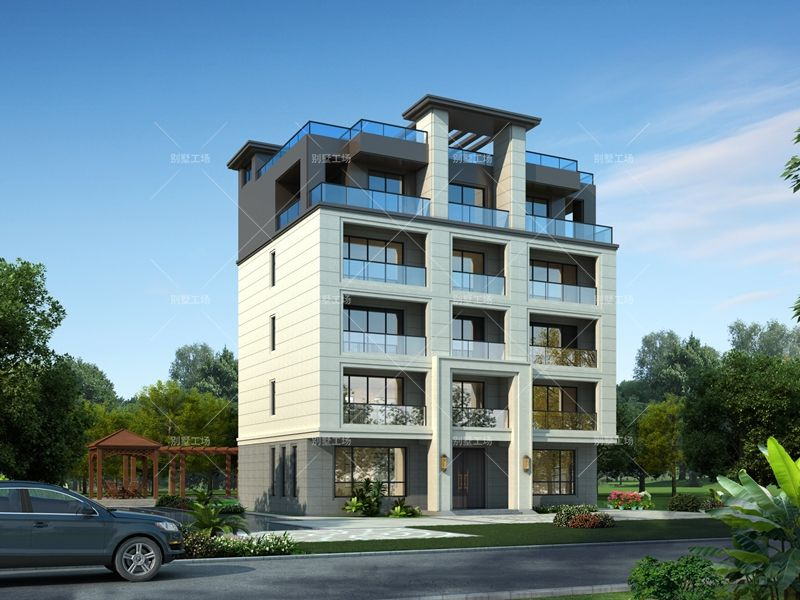
#> input picture 图像特征/1. 角点检测/pic/楼房.jpg, 800 x 600 px
$ jupyter execute '脚点检测.ipynb'
#> lines starting #> are read from the running program, lines starting #| are printed output that depends on the picture; after the words box and inside, x2 and y2 are one past the last pixel; in counts of white or black regions, pixels touching at a corner belong together
### 角点的特征更具特性，更容易被找出来

# harris角点检测
## 基本原理

### 即平移图像中的一部分区域，计算图像平移后的哥哥方向的相似性，进而判断出是否为角点
#### 数学公式：

    对于窗口中的每一个点都遍历一遍，计算该点平移后的结果，并对其进行求和，得到该区域的最终角点检测结果
    w(u,v)表示对窗口中不同的点赋予不同的权值，既可以是常数，也可以是高斯加权函数

### 当△x和△y较小时，可以对公式进行泰勒展开在对其近似

### 最终可将原式近似为：

### 化简可得

#### 本质上为一个椭圆函数，但是椭圆的中点不在坐标原点

### 因为M为一个实对称矩阵，所以一定可以对其进行对角化，并到到他的特征值（对角化后只有主轴有值，其值为各特征值），即C=0，则无△x*△y项，A=λ1，B=λ2则得到标准椭圆方程
## λ1△x^2^ + λ2△y^2 = 1
#### 所以最终可将公式化简为标准椭圆方程

### 可将λ1和λ2分别视作椭圆的两个轴

### 补充： 角点响应R值

#### R值约等于0表示平坦区域；
#### R值小于0为边界区域
#### R值大于0位角点

[cell 1]
import cv2
import numpy as np

img = cv2.imread("./pic/楼房.jpg")
#> img is the input picture: shape (600, 800, 3); mean B, G, R 148.3, 137.5, 111.2
img.shape
#> Out = (600, 800, 3)

[cell 2]
gray = cv2.cvtColor(img,cv2.COLOR_BGR2GRAY)
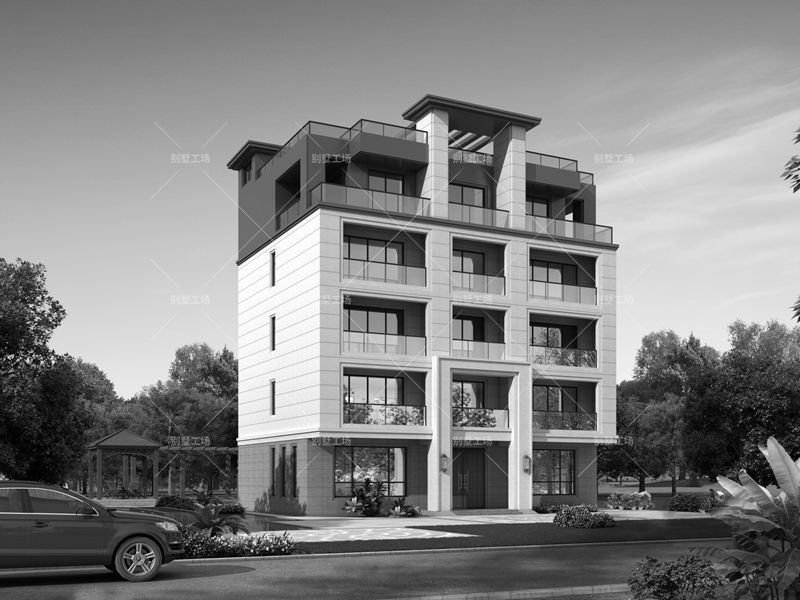
#> gray: shape (600, 800); min 0, max 255, mean 130.9
dst = cv2.cornerHarris(gray,2,3,0.04)
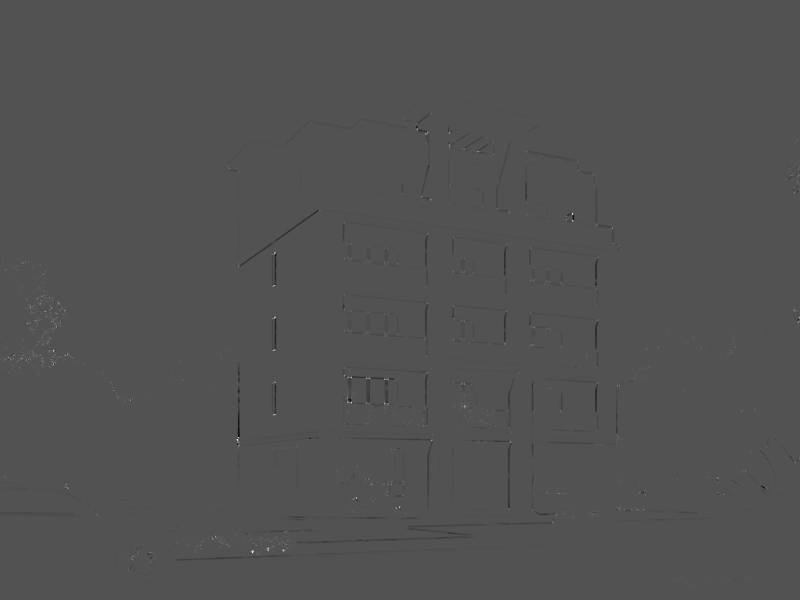
#> dst: shape (600, 800) float32; min -0.016, max 0.0336, mean -2.59e-05; drawn with min black and max white
dst.shape
#> Out = (600, 800)

[cell 3]
img[dst>0.01*dst.max()] = [0,0,255]
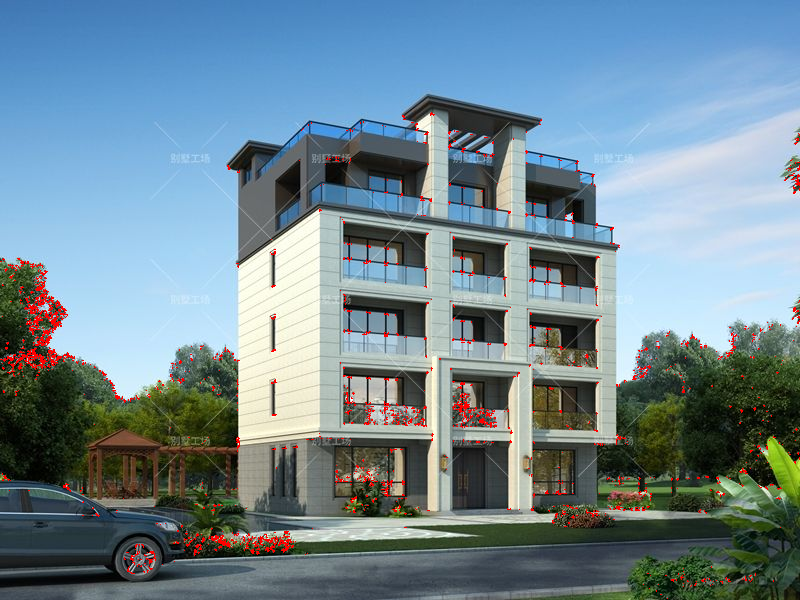
#> img: shape (600, 800, 3); 1.33% of pixels changed, all inside (x1, y1, x2, y2) = (0, 112, 800, 599)
cv2.imshow("dst",img)
cv2.waitKey(0)
cv2.destroyAllWindows()
